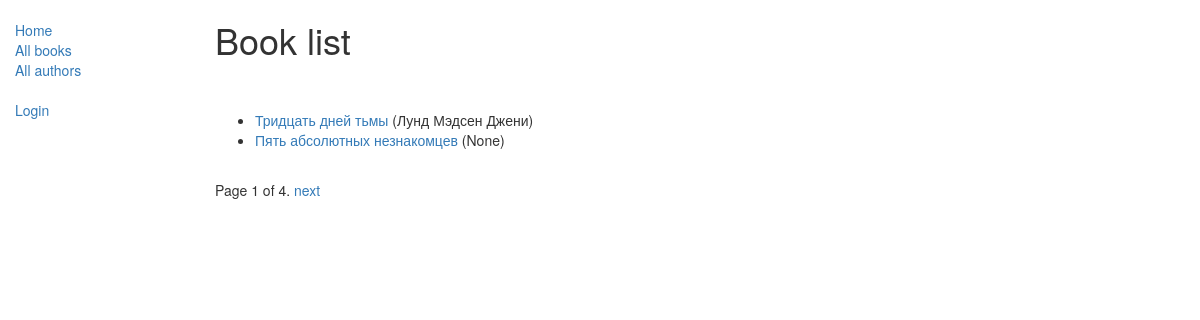
/catalog/books/, run on the app's committed database.
### catalog/models.py (models this page shows, shortened)
class Book(models.Model):
    title = models.CharField(max_length=200)
    author = models.ForeignKey('Author', on_delete=models.SET_NULL, null=True)
    summary = models.TextField(max_length=1000, help_text="Enter a brief description the book")
    isbn = models.CharField('ISBN', max_length=13, help_text="13 character")
    genre = models.ManyToManyField('Genre', help_text="Select a genre for this book")
    language = models.ForeignKey('Language', on_delete=models.SET_NULL, null=True)
    def get_absolute_url(self):
        return reverse('book-detail', args=[str(self.id)])
    def display_genre(self):
        return ', '.join([genre.name for genre in self.genre.all()[:3]])
    display_genre.short_description = 'Genre'

class Author(models.Model):
    first_name = models.CharField(max_length=100)
    last_name = models.CharField(max_length=100)
    date_of_birth = models.DateField(null=True, blank=True)
    date_of_death = models.DateField('Died', null=True,blank=True)
    def __str__(self):
        return '%s %s' % (self.last_name, self.first_name)

### catalog/views.py (the view)
# urls.py: path('books/', views.BookListView.as_view(), name='books'),
class BookListView(generic.ListView):
    model = Book
    paginate_by = 2

### catalog/templates/catalog/book_list.html (shortened to what this page needs)
{% extends "base_generic.html" %}
{% block content %}
    <h1>Book list</h1>
<br><br>
    {% if book_list %}
    <ul>
        {% for book in book_list %}
        <li>
            <a href="{{ book.get_absolute_url }}"> {{ book.title }}</a>
            ({{ book.author }})
<br>
        </li>
        {% endfor %}
    </ul>
    {% else %}
    <p>There are on books in the library. </p>
    {% endif %}
{% endblock %}

### data on the page
Book: title "Тридцать дней тьмы", author "Лунд Мэдсен Джени"
Book: title "Пять абсолютных незнакомцев", author "None"

### other printed values
{{ page_obj.number }} "1"
{{ page_obj.paginator.num_pages }} "4"
